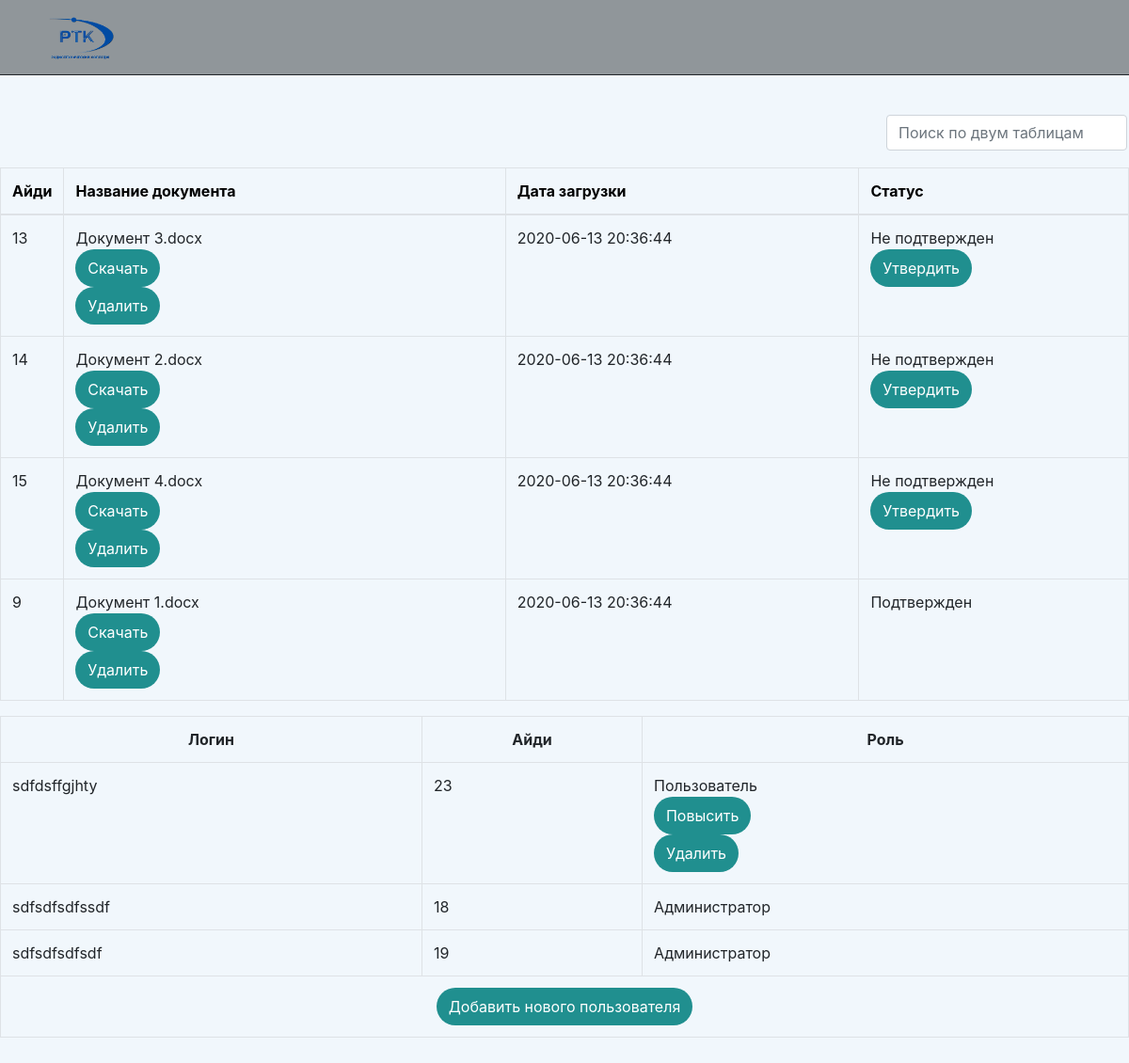
Screenshot of /Adminpanel.php (signed in) with the database file from the repository.
### tables this page shows
CREATE TABLE `document_status` (
  `document_id` int(11) NOT NULL,
  `id_set_by` int(11) NOT NULL,
  `status_id` int(11) NOT NULL
);

CREATE TABLE `document` (
  `id` int(11) NOT NULL,
  `name` varchar(45) NOT NULL,
  `create_time` timestamp NOT NULL DEFAULT CURRENT_TIMESTAMP
);

CREATE TABLE `user_role` (
  `user_id` int(11) NOT NULL,
  `role_id` int(11) NOT NULL
);

CREATE TABLE `user` (
  `id` int(11) NOT NULL,
  `username` varchar(32) NOT NULL,
  `email` varchar(255) NOT NULL,
  `password` varchar(32) NOT NULL,
  `create_time` timestamp NOT NULL DEFAULT CURRENT_TIMESTAMP
);

### bdz.php (called while the page is built, shortened)
<?php
$result = mysqli_query($bd, "select * from user join user_role on user.id = user_role.user_id where user.id ='$_SESSION[id]'");
$myrow = mysqli_fetch_array($result);
$role = $myrow['role_id'];
?>

### Adminpanel.php (the view, shortened to what this page needs)
<?php session_start();
include 'bd.php';
include 'bdz.php';
?>
<?if($role == 2):?>
<!DOCTYPE html>
<html>
<head>
    <link type="text/css" rel="stylesheet" href="assets/bootstrap/css/bootstrap.min.css">
    <link type="text/css" rel="stylesheet" href="assets/fonts/font-awesome.min.css">
    <link type="text/css" rel="stylesheet" href="assets/fonts/simple-line-icons.min.css">
    <link type="text/css" rel="stylesheet" href="assets/css/Adminpanel.css">
    <link type="text/css" rel="stylesheet" href="assets/css/Drag--Drop-Upload-Form.css">
    <link type="text/css" rel="stylesheet" href="assets/css/Log%20in.css">
    <link type="text/css" rel="stylesheet" href="assets/css/Main.css">
    <link type="text/css" rel="stylesheet" href="assets/css/Search.css">
    <link type="text/css" rel="stylesheet" href="assets/css/Sign%20up.css">
    <link type="text/css" rel="stylesheet" href="assets/css/styles.css">
</head>
<body>
    <div class="header-dark" style="position: initial;">
        <nav class="navbar navbar-dark navbar-expand-lg navigation-clean-search" id="nbar_m">
            <div class="container"><a id="logo" href="Main.php"><img id="logo" src="assets/img/logo.png" style="width: 80px;"></a>
            </div>
        </nav>
        <p><br>
<div class="form-group pull-right">
    <input type="text" class="search form-control" placeholder="Поиск по двум таблицам">
</div>
<span class="counter pull-right"></span>
<table class="table table-hover table-bordered results">
  <thead>
    <tr>
      <th id="tbltext">Айди</th>
      <th id="tbltext" class="col-md-5 col-xs-5">Название документа</th>
      <th id="tbltext" class="col-md-4 col-xs-4">Дата загрузки</th>
      <th id="tbltext" class="col-md-3 col-xs-3">Статус</th>
    </tr>
  </thead>
  <tbody>
  <?php
$result = mysqli_query($bd, "select `id`, `name`, `create_time`, `status_id` from document join document_status on document.id = document_status.document_id");
$myrow = mysqli_fetch_all($result);
foreach ($myrow as $val) {
    echo '<tr>'."\n";
$val[1]= $val[1].'<form action="docs/download.php" method="post"><input name='."$val[0]".' id="abut" class="btn btn-light action-button" value="Скачать" type="submit"></form>
<form action="docs/delete.php" method="post"><input name='."$val[0]".' id="abut" class="btn btn-light action-button" value="Удалить" type="submit"></form>'."\n";
if ($val[3] == 2){
    $val[3]='Подтвержден';
} elseif ($val[3] == 1){
    $val[3]='Не подтвержден';
}
    foreach ($val as $value) {
        if ($value == 'Не подтвержден'){
            echo '<td>'.$value."\n";
            echo '<form action="approve.php" method="post"><input name='."$val[0]".' id="abut" class="btn btn-light action-button" value="Утвердить" type="submit"></td></form>'."\n";
        } else {
        echo '<td>'.$value.'</td>'."\n";}
    }
    echo '</tr>'."\n";
}
echo '</tbody>'."\n";
echo '</table>'."\n";
?>
<?php
$result = mysqli_query($bd, "select `username`, `id`, `role_id` from user join user_role on user.id = user_role.user_id");
$myrow = mysqli_fetch_all($result);
echo '<table class="table table-hover table-bordered results">'."\n";
echo '<tr align="center">'."\n";
    echo '<th>Логин</th>'."\n";
    echo '<th>Айди</th>'."\n";
    echo '<th>Роль</th>'."\n";
echo '</tr>';
foreach ($myrow as $val) {
    echo '<tr>'."\n";
if ($val[2] == 2){
    $val[2]='Администратор';
} elseif ($val[2] == 1){
    $val[2]='Пользователь';
}
    foreach ($val as $value) {
        if ($value == 'Пользователь'){
            echo '<td>'.$value."\n";
            echo '<form action="change.php" method="post"><input name='."$val[1]".' id="abut" class="btn btn-light action-button" value="Повысить" type="submit"></form>
            <form action="deleteuser.php" method="post"><input name='."$val[1]".' id="abut" class="btn btn-light action-button" value="Удалить" type="submit"></form>'."\n";
        } else {
        echo '<td>'.$value.'</td>'."\n";}
    }
    echo '</tr>'."\n";
}
echo '<td colspan="3" align="center"><a class="btn btn-light action-button" role="button" href="Sign%20up.html">Добавить нового пользователя</a></td>';
echo '</table>'."\n";
?>
</body>
</html>
<?else:
  echo 'У тебя нет доступа,';
  ?>
  <a href="Main.php">Авторизуйся</a>
<?endif?>

### assets/css/Drag--Drop-Upload-Form.css (style rules this page uses)
*, *:before, *:after { -webkit-box-sizing: border-box; -moz-box-sizing: border-box; box-sizing: border-box; }

### assets/css/Main.css (style rules this page uses)
.header-dark { background: #f1f7fc; background-size: cover; padding-bottom: 80px; position: absolute; width: 100%; height: 100%; top: 0; left: 0; bottom: 100%; }
@media (min-width:768px) { .header-dark { padding-bottom: 120px; } }
#nbar_m { background-color: #90969a; border-radius: 0; box-shadow: none; border-bottom: solid 1px; position: sticky; top: 0; width: 100%; z-index: 1000; }
@media (min-width:768px) { .header-dark .navbar { padding-top: .75rem; padding-bottom: .75rem; } }
#logo { margin: px; }
#tbltext { color: black; }

### assets/css/Search.css (style rules this page uses)
.counter { padding: 8px; color: #cccccc; }
.search { width: 32vh; margin: 2px; display: inline-block; overflow: hidden; white-space: nowrap; }

### rows the page displays
document_status: document_id "13", document_id.name "Документ 3.docx", document_id.create_time "2020-06-13 20:36:44", value "Не подтвержден"
document_status: document_id "14", document_id.name "Документ 2.docx", document_id.create_time "2020-06-13 20:36:44", value "Не подтвержден"
document_status: document_id "15", document_id.name "Документ 4.docx", document_id.create_time "2020-06-13 20:36:44", value "Не подтвержден"
document_status: document_id "9", document_id.name "Документ 1.docx", document_id.create_time "2020-06-13 20:36:44", value "Подтвержден"
user_role: user.username "sdfdsffgjhty", user "23", value "Пользователь"
user_role: value "sdfsdfsdfssdf", value "18", value "Администратор"
user_role: user.username "sdfsdfsdfsdf", user "19", value "Администратор"
